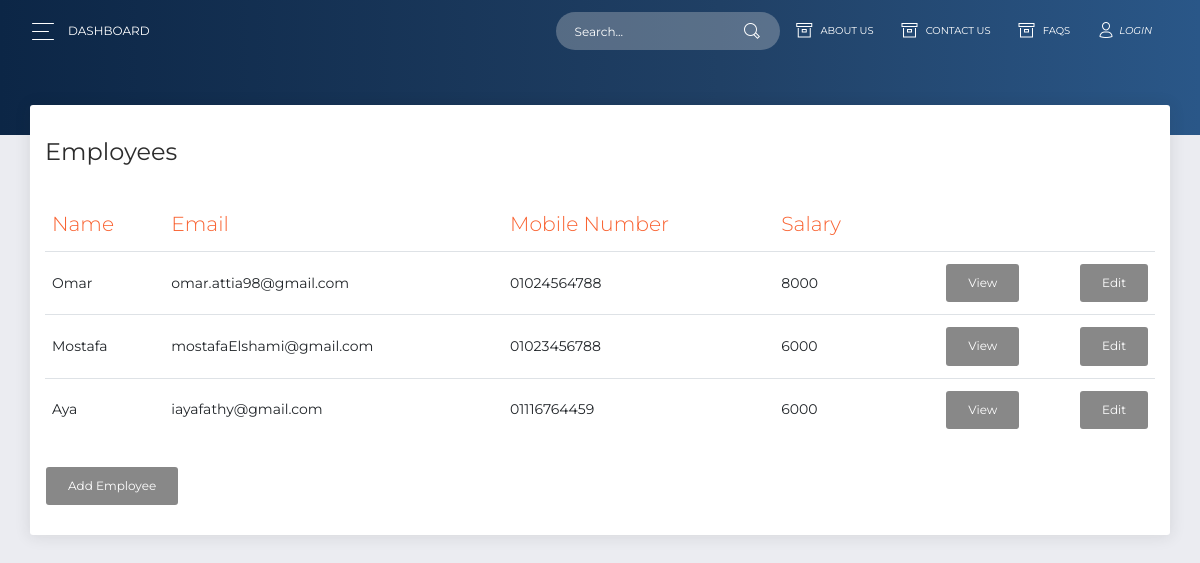
Page /public/employeesList.php on the committed database.
### tables this page shows
CREATE TABLE `employee` (
  `ID` int(11) NOT NULL,
  `First_Name` varchar(24) NOT NULL,
  `Last_Name` varchar(24) NOT NULL,
  `email` varchar(32) NOT NULL,
  `address` varchar(24) NOT NULL,
  `Dep` varchar(30) NOT NULL,
  `mobile` varchar(24) NOT NULL,
  `DOB` date NOT NULL,
  `degree` varchar(24) NOT NULL,
  `emp_date` date NOT NULL,
  `salary` int(11) NOT NULL,
  `comp_id` int(11) NOT NULL,
  `national_id` varchar(15) NOT NULL
);

### app/view/view.php (called while the page is built, shortened)
<?php
abstract class View
{
    public function __construct($controller, $model)
    {
        $this->model = $model;
    }
}
?>

### app/model/employees_model.php (called while the page is built, shortened)
<?php
  require_once(__ROOT__ . "model/Employee_model.php");
?>
<?php
class Employees extends Model {
    public $employees;
  function __construct() {
      $this->fillArray();
  }
  function fillArray() {
    $this->employees = array();
    $this->dbh = $this->connect();
    $result = $this->readEmployees();
    while ($row = $result->fetch_assoc())
    {
     array_push($this->employees, new Employee($row["ID"],$row["First_Name"],$row["Last_Name"]
          ,$row["email"],$row["address"],$row["Dep"], $row["mobile"],$row["DOB"],$row["degree"],
          $row["emp_date"], $row["salary"],$row["comp_id"], $row["national_id"]));
    }
  }
  function getEmployees()
  {
    return $this->employees;
  }
  function readEmployees(){
    $sql = "SELECT * FROM employee";
    $result = $this->dbh->query($sql);
    if ($result->num_rows > 0){
        return $result;
    }
    else {
        return false;
    }
  }
}
?>

### app/model/employee_model.php (called while the page is built, shortened)
<?php
class Employee extends Model{
    private $empid;
    private $empfirstname;
    private $email;
    private $mobile;
    private $salary;
  function __construct($empid,$empfirstname="",$emplastname="",$email="",$address="",$dep="",$mobile="",$birthdate="",$edudegree="",$empdate="",$salary="",$compid="",$national="")
  {
    $this->empid = $empid;
    if(""===$empfirstname)
    {
      $this->readEmployee($empid);
    }
    else
    {
      $this->empfirstname = $empfirstname;
      $this->email=$email;
      $this->mobile = $mobile;
      $this->salary=$salary;
    }
  }
    public function getEmpid()
    {
        return $this->empid;
    }
    public function getMobile()
    {
        return $this->mobile;
    }
    public function getSalary()
    {
        return $this->salary;
    }
    public function getEmail()
    {
        return $this->email;
    }
    public function getEmpfirstname()
    {
        return $this->empfirstname;
    }
    function readEmployee($empid)
    {
        $sql = "SELECT * FROM employee WHERE ID='$empid'";
        $db = $this->connect();
        $result = $db->query($sql);
        if($result->num_rows == 1)
        {
          $row = $db->fetchRow();
          $this->empfirstname = $row["First_Name"];
          $this->emplastname = $row["Last_Name"];
          $this->email = $row["email"];
          $this->address = $row["address"];
          $this->mobile = $row["mobile"];
          $this->birthdate = $row["DOB"];
          $this->edudegree = $row["degree"];
          $this->empdate = $row["emp_date"];
          $this->salary = $row["salary"];
          $this->compid = $row["comp_id"];
          $this->national = $row["national_id"];
        }
        else
        {
          $this->empfirstname = "";
          $this->email = "";
          $this->mobile = "";
          $this->salary = "";
        }
      }
    }

### app/db/dbh.php (called while the page is built, shortened)
<?php
class DBh
{
    private $servername;
    private $username;
    private $password;
    private $dbname;
    private $conn;
    private function __construct()
    {
		$this->servername = DB_SERVER;
		$this->username = DB_USER;
		$this->password = DB_PASS;
        $this->dbname = DB_DATABASE;
	}
    public function connect()
    {
        $this->conn = new mysqli($this->servername, $this->username, $this->password, $this->dbname);
        return $this->conn;
    }
    public function query($sql)
    {
        if (!empty($sql))
        {
            $this->result = $this->conn->query($sql);
            return $this->result;
        }
        else
        {
            return false;
        }
    }
}
?>

### app/view/Employees_view.php (the view)
<?php
require_once(__ROOT__ . "view/View.php");
class Empviewpage extends View{
    public function output()
    {
        $str = "";
        $str .= ' <div class="table-responsive"> <table class="table"> ';
        $str .= ' <thead class=" text-primary"> ';
        $str .= ' <th> Name </th> ';
        $str .= ' <th> Email </th> ';
        $str .= ' <th> Mobile Number </th> ';
        $str .= ' <th> Salary </th> ';
        $str .= ' <th class="text-right"> </th> ';
        $str .= ' </thead> <tbody> ';
        foreach ($this->model->getEmployees() as $Employee) {
            $str .= ' <tr>';
            $str .= ' <td>  ' . $Employee->getEmpfirstname() . '  </td> ';
            $str .= ' <td>  ' . $Employee->getEmail() . '  </td> ';
            $str .= ' <td>  ' . $Employee->getMobile() . '  </td> ';
            $str .= ' <td>  ' . $Employee->getSalary() . '  </td> ';
            $str .= " <td class=\"text-right\"><a class=\"btn\" href='employeesList.php?action=view&id= " . $Employee->getEmpid() . "'   > View </a></td> ";
            $str .= " <td class=\"text-right\"><a class=\"btn\" href='employeesList.php?action=edit&id= " . $Employee->getEmpid() . "'  > Edit </a></td> ";
            $str .= ' </tr> ';
        }
        $str .= ' </tbody> ';
        $str .= ' </table> ';
        $str .= ' <a class="btn" href=\'employeesList.php?action=add&id= " "\'> Add Employee </a> ';
        $str .= ' </div> ';
        return $str;
    }
}
?>

### rows in the picture
employee: First_Name "Omar", email "omar.attia98@gmail.com", mobile "01024564788", salary "8000"
employee: First_Name "Mostafa", email "mostafaElshami@gmail.com", mobile "01023456788", salary "6000"
employee: First_Name "Aya", email "iayafathy@gmail.com", mobile "01116764459", salary "6000"
